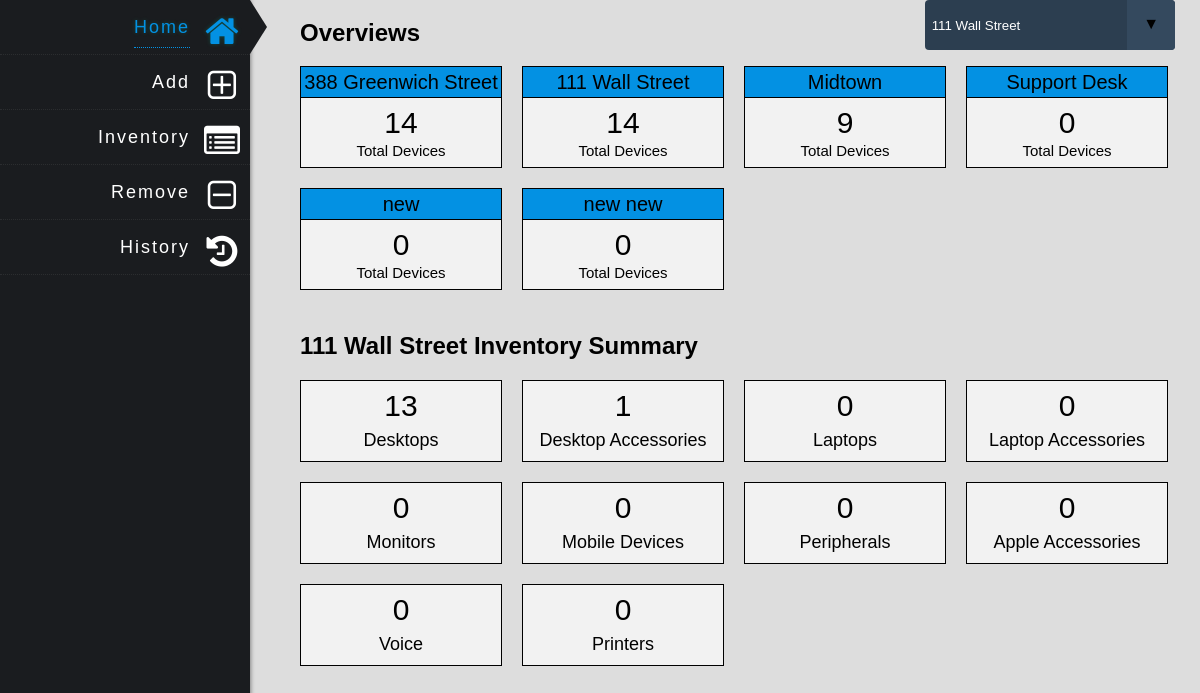
The app's page /index.php?id=2 with its own data.
### tables this page shows
CREATE TABLE IF NOT EXISTS `locations` (
  `location_id` int(2) NOT NULL AUTO_INCREMENT,
  `location_name` text NOT NULL,
  PRIMARY KEY (`location_id`)
);

CREATE TABLE IF NOT EXISTS `category` (
  `category_id` int(11) NOT NULL AUTO_INCREMENT,
  `category_name` text NOT NULL,
  PRIMARY KEY (`category_id`),
  UNIQUE KEY `category_id` (`category_id`)
);

### private/query_functions.php (called while the page is built, shortened)
<?php
  function show_all_locations() {
    global $db;
    $sql = "SELECT * FROM locations";
    $result = mysqli_query($db, $sql);
    return $result;
  }
  function find_all_categories() {
    global $db;
    $sql = "SELECT * FROM category ";
    $result = mysqli_query($db, $sql);
    return $result;
  }
  function find_devices_number($location){
    global $db;
    $sql = "SELECT SUM(item_amount) AS value_sum FROM stock WHERE item_location=$location";
    $result = mysqli_query($db, $sql);
    $row = mysqli_fetch_assoc($result);
    $sum = $row['value_sum'];
    return $sum;
  }
  function find_total_number_by_category($location,$category){
    global $db;
    $sql = "SELECT SUM(item_amount) AS value_sum FROM stock WHERE item_location=$location AND item_category='$category'";
    $result = mysqli_query($db, $sql);
    $row = mysqli_fetch_assoc($result);
    $sum = $row['value_sum'];
    return $sum;
  }
?>

### private/functions.php (called while the page is built, shortened)
<?php
function h($string="") {
  return htmlspecialchars($string);
}
?>

### public/index.php (the view, shortened to what this page needs)
<?php include(SHARED_PATH . '/header.php'); ?>
<?php include(SHARED_PATH . '/nav.php'); ?>
<?php
    $id = isset($_GET['id']) ? $_GET['id'] : '1';
    $location = find_location_by_id($id);
?>
<?php
        echo "<div class='select'>";
        $location_set = show_all_locations();
        if ($location_set->num_rows > 0) {
            echo "<select name='page' class='selectLocation' onchange='loadLocation(this.value)'>";
            while($row = $location_set->fetch_assoc()) {
                if ($id == $row["location_id"]){
                    echo "<option value='" .$row["location_id"] ."' selected='selected'>" . $row["location_name"] ."</option>";
                }else{
                    echo "<option value='" .$row["location_id"] ."'>" . $row["location_name"] ."</option>";
                }
            }
            echo "</select>";
        } else {
            echo "0 results";
        }
        echo "</div>";
    ?>
<div id="page-content">
    <?php $location_num_set = show_all_locations();?>
    <h1 class="home_head">Overviews</h1>
    <div class="location_summary">
        <?php while($row = mysqli_fetch_assoc($location_num_set)) { ?>
            <div class="location_total_devices" id="<?php echo $row["location_id"] ?>">
                <?php $location_total_devices = find_devices_number(h($row["location_id"])); ?>
                <p class="location_name"><?php echo h($row["location_name"]) ?></p>
                <p class="location_number"><?php echo $location_total_devices ?></p>
                <p class="location_tag">Total Devices</p>
            </div>
        <?php } ?>
    </div>
    <?php $category_set = find_all_categories(); ?>
    <h1 class="home_head"><?php echo h($location['location_name']); ?> Inventory Summary</h1>
    <div class="location_summary">
        <?php while($category = mysqli_fetch_assoc($category_set)) { ?>
          <div class="category_sum_box">
            <?php
                $category_name = $category['category_name'];
                $total_num = find_total_number_by_category($id,h($category_name));
            ?>
            <p class="number"><?php echo $total_num; ?></p>
            <p class="name"><?php echo h($category_name); ?></p>
          </div>
        <?php } ?>
    </div>
</div>
<?php include(SHARED_PATH . '/footer.php'); ?>

### public/css/home.css (style rules this page uses)
.home_head { margin-left: 50px; margin-top: 20px; clear: both; }
.location_summary { margin-left: 50px; margin-top: 20px; display: inline-block; }
.location_total_devices { width: 200px; height: 100px; float: left; background-color: #f2f2f2; margin-right: 20px; margin-bottom: 20px; border: 1px solid black; }
.location_total_devices .location_name { width: 200px; font-size: 20px; text-align: center; padding-top: 5px; padding-bottom: 5px; background-color: #0391e3; border-bottom: 1px solid black; }
.location_total_devices .location_number { width: 200px; font-size: 30px; text-align: center; margin-top: 10px; }
.location_total_devices .location_tag { width: 200px; font-size: 15px; text-align: center; margin-top: 5px; }
.category_sum_box { width: 200px; height: 80px; float: left; background-color: #f2f2f2; margin-right: 20px; margin-bottom: 20px; border: 1px solid black; }
.category_sum_box .number { float: left; width: 200px; height: 40px; font-size: 30px; text-align: center; padding-top: 10px; }
.category_sum_box .name { float: left; width: 200px; font-size: 18px; text-align: center; }

### records on screen
locations: location_name "388 Greenwich Street", location_total_devices "14"
locations: location_name "111 Wall Street", location_total_devices "14"
locations: location_name "Midtown", location_total_devices "9"
locations: location_name "Support Desk", location_total_devices "0"
locations: location_name "new", location_total_devices "0"
locations: location_name "new new", location_total_devices "0"
category: total_num "13", category_name "Desktops"
category: total_num "1", category_name "Desktop Accessories"
category: total_num "0", category_name "Laptops"
category: total_num "0", category_name "Laptop Accessories"
category: total_num "0", category_name "Monitors"
category: total_num "0", category_name "Mobile Devices"
category: total_num "0", category_name "Peripherals"
category: total_num "0", category_name "Apple Accessories"
category: total_num "0", category_name "Voice"
category: total_num "0", category_name "Printers"

### other values on screen
form field page "111 Wall Street"
